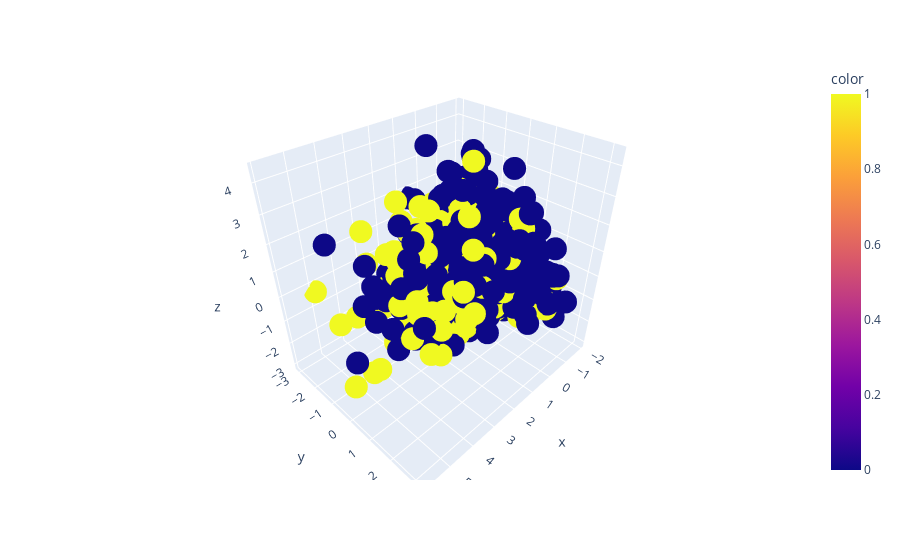

Write notebook code for a chart like this one.
### Code cell
fig = px.scatter_3d(x=X_pca[:, 0], y=X_pca[:, 1], z=X_pca[:, 2], color=y)
fig.show()

### Figure 1 — Plotly figure (JSON) as saved in the notebook; plotly's stock layout.template omitted (floating-point values rounded to 4 significant figures; data arrays with more than 128 entries replaced by an {"elided": "..."} marker saying what was removed)
{"data": [{"hovertemplate": "x=%{x}<br>y=%{y}<br>z=%{z}<br>color=%{marker.color}<extra></extra>", "legendgroup": "", "marker": {"color": {"elided": "1000 int values"}, "coloraxis": "coloraxis", "symbol": "circle"}, "mode": "markers", "name": "", "scene": "scene", "showlegend": false, "type": "scatter3d", "x": {"elided": "1000 float values"}, "y": {"elided": "1000 float values"}, "z": {"elided": "1000 float values"}}], "layout": {"coloraxis": {"colorbar": {"title": {"text": "color"}}, "colorscale": [[0, "#0d0887"], [0.1111, "#46039f"], [0.2222, "#7201a8"], [0.3333, "#9c179e"], [0.4444, "#bd3786"], [0.5556, "#d8576b"], [0.6667, "#ed7953"], [0.7778, "#fb9f3a"], [0.8889, "#fdca26"], [1, "#f0f921"]]}, "legend": {"tracegroupgap": 0}, "margin": {"t": 60}, "scene": {"domain": {"x": [0, 1], "y": [0, 1]}, "xaxis": {"title": {"text": "x"}}, "yaxis": {"title": {"text": "y"}}, "zaxis": {"title": {"text": "z"}}}}}
